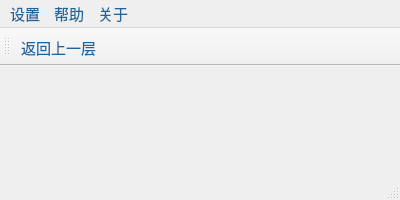
<?xml version="1.0" encoding="UTF-8"?>
<ui version="4.0">
 <class>MainWindow</class>
 <widget class="QMainWindow" name="MainWindow">
  <property name="geometry">
   <rect>
    <x>0</x>
    <y>0</y>
    <width>400</width>
    <height>200</height>
   </rect>
  </property>
  <property name="minimumSize">
   <size>
    <width>400</width>
    <height>200</height>
   </size>
  </property>
  <property name="maximumSize">
   <size>
    <width>400</width>
    <height>200</height>
   </size>
  </property>
  <property name="windowTitle">
   <string>管理员密码设置</string>
  </property>
  <property name="windowIcon">
   <iconset>
    <normaloff>resources/ico/new_logo.ico</normaloff>resources/ico/new_logo.ico</iconset>
  </property>
  <property name="styleSheet">
   <string notr="true">*{	
	font-family:微软雅黑;
	font-size:15px;
	color: #1d649c;
}</string>
  </property>
  <widget class="QWidget" name="centralwidget"/>
  <widget class="QMenuBar" name="menubar">
   <property name="geometry">
    <rect>
     <x>0</x>
     <y>0</y>
     <width>400</width>
     <height>26</height>
    </rect>
   </property>
   <widget class="QMenu" name="menu">
    <property name="title">
     <string>设置</string>
    </property>
    <addaction name="action_1"/>
   </widget>
   <widget class="QMenu" name="menu_3">
    <property name="title">
     <string>帮助</string>
    </property>
   </widget>
   <widget class="QMenu" name="menu_4">
    <property name="title">
     <string>关于</string>
    </property>
   </widget>
   <addaction name="menu"/>
   <addaction name="menu_3"/>
   <addaction name="menu_4"/>
  </widget>
  <widget class="QStatusBar" name="statusbar"/>
  <widget class="QToolBar" name="toolBar">
   <property name="windowTitle">
    <string>toolBar</string>
   </property>
   <attribute name="toolBarArea">
    <enum>TopToolBarArea</enum>
   </attribute>
   <attribute name="toolBarBreak">
    <bool>false</bool>
   </attribute>
   <addaction name="action_1"/>
  </widget>
  <action name="action_1">
   <property name="icon">
    <iconset>
     <normaloff>resources/jpeg/sign_out.jpeg</normaloff>resources/jpeg/sign_out.jpeg</iconset>
   </property>
   <property name="text">
    <string>返回上一层</string>
   </property>
  </action>
 </widget>
 <resources/>
 <connections/>
</ui>
